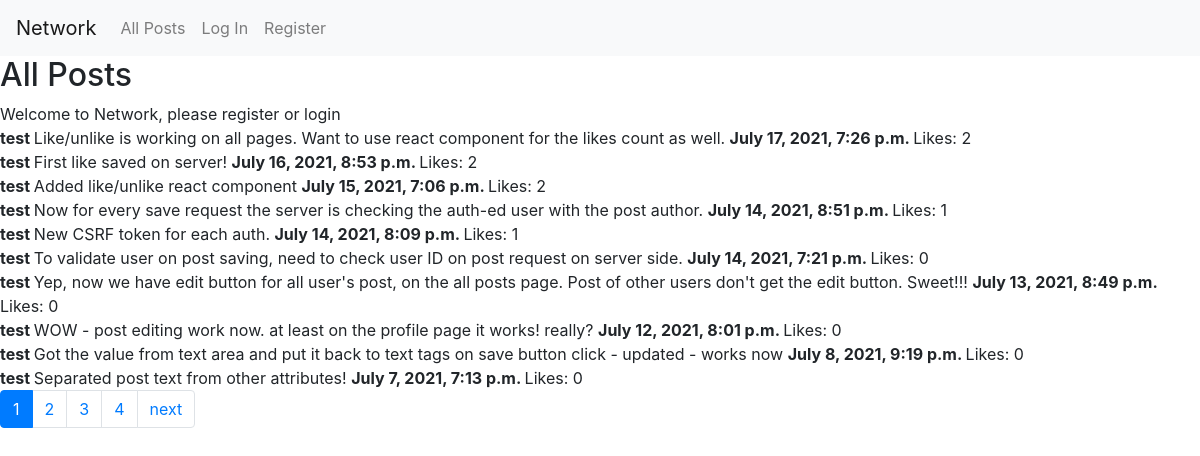
The page / on the database its author committed.
### network/models.py (models this page shows, shortened)
class Post(models.Model):
    author = models.ForeignKey(User, on_delete=models.CASCADE, related_name="posts")
    text = models.CharField(max_length=100)
    likes_count = models.PositiveIntegerField(default=0) # stores the number of likes for this post
    likes_users = models.ManyToManyField(User, blank=True) # this table stores pairs User:Post
    date_time = models.DateTimeField(auto_now=False, auto_now_add=True)

class User(AbstractUser):
    following = models.ManyToManyField('self', symmetrical=False, related_name="followers", blank=True) # how to avoid following yourself
    def __str__(self):
        return f"{self.username}"

### network/views.py (the view)
# urls.py: path("", views.index, name="index"),
def index(request):
    context = {}
    if Post.objects.all().exists():
        all_posts = Post.objects.all().order_by("-date_time")
        paginator = Paginator(all_posts, 10)
        page_number = request.GET.get('page')
        page_obj = paginator.get_page(page_number)
        context["page_obj"] = page_obj
    if not request.user.is_authenticated:
        context["message"] = "Welcome to Network, please register or login"
    else:
        context["newpostform"] = NewPostForm()
        context["user_id"] = request.user.id
    return render(request, "network/index.html", context)

### network/templates/network/index.html (shortened to what this page needs)
{% extends "network/layout.html" %}
{% block body %}
    <h2> All Posts </h2>
    {{message}}
    <br>
    <div>
        {% for post in page_obj %}
            <div class="post" id="{{post.id}}">
                <b> {{post.author}} </b>
                <text class="text"> {{post.text}} </text>
                <b> {{post.date_time}} </b>
                <likes class="likes"> Likes: {{post.likes_count}} </likes>
            </div>
        {% endfor %}
    </div>
{% endblock %}

### rows shown on the page
Post: author "test", text "Like/unlike is working on all pages. Want to use react component for the likes count as well.", date_time "July 17, 2021, 7:26 p.m.", likes_count "2"
Post: author "test", text "First like saved on server!", date_time "July 16, 2021, 8:53 p.m.", likes_count "2"
Post: author "test", text "Added like/unlike react component", date_time "July 15, 2021, 7:06 p.m.", likes_count "2"
Post: author "test", text "Now for every save request the server is checking the auth-ed user with the post author.", date_time "July 14, 2021, 8:51 p.m.", likes_count "1"
Post: author "test", text "New CSRF token for each auth.", date_time "July 14, 2021, 8:09 p.m.", likes_count "1"
Post: author "test", text "To validate user on post saving, need to check user ID on post request on server side.", date_time "July 14, 2021, 7:21 p.m.", likes_count "0"
Post: author "test", text "Yep, now we have edit button for all user's post, on the all posts page. Post of other users don't get the edit button. Sweet!!!", date_time "July 13, 2021, 8:49 p.m.", likes_count "0"
Post: author "test", text "WOW - post editing work now. at least on the profile page it works! really?", date_time "July 12, 2021, 8:01 p.m.", likes_count "0"
Post: author "test", text "Got the value from text area and put it back to text tags on save button click - updated - works now", date_time "July 8, 2021, 9:19 p.m.", likes_count "0"
Post: author "test", text "Separated post text from other attributes!", date_time "July 7, 2021, 7:13 p.m.", likes_count "0"

### other values the page prints
{{ message }} "Welcome to Network, please register or login"
{{ current_page }} "1"
{{ current_page }} "2" "3" "4"
